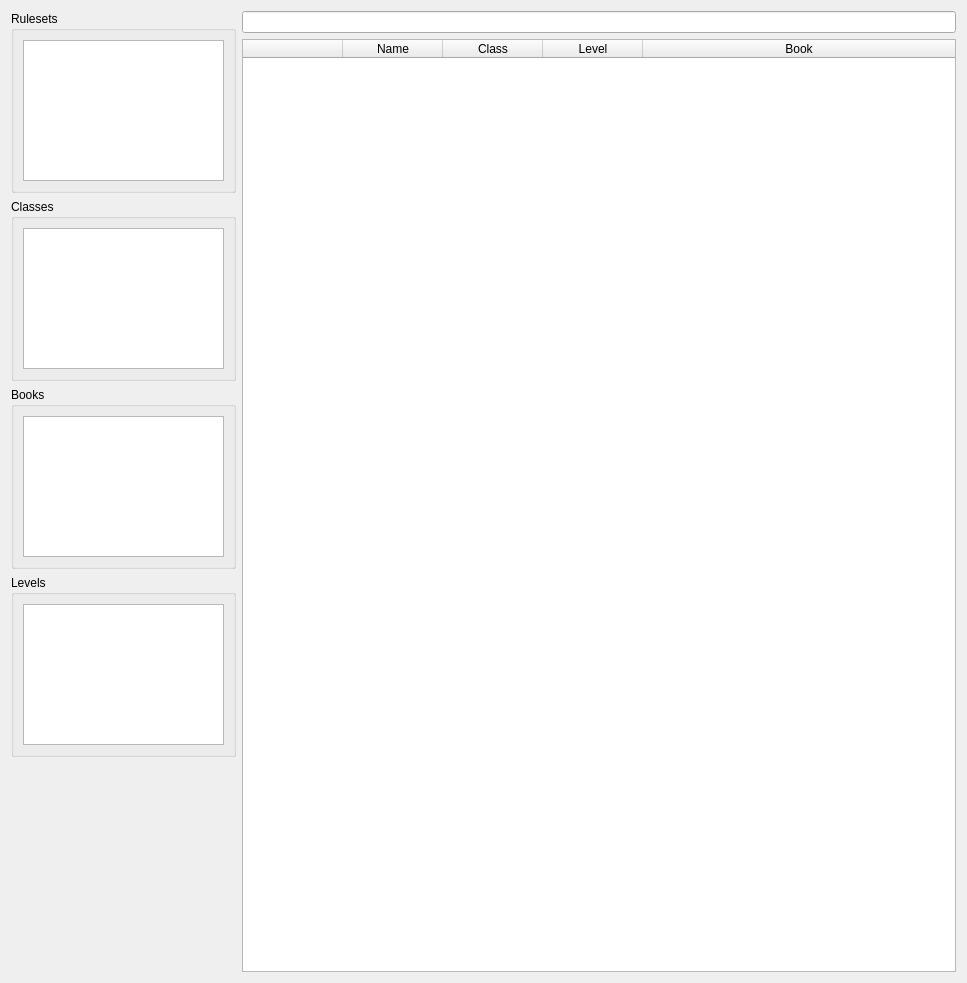
<?xml version="1.0" encoding="UTF-8"?>
<ui version="4.0">
 <class>Tab</class>
 <widget class="QWidget" name="Tab">
  <property name="geometry">
   <rect>
    <x>0</x>
    <y>0</y>
    <width>967</width>
    <height>983</height>
   </rect>
  </property>
  <property name="windowTitle">
   <string>Form</string>
  </property>
  <layout class="QHBoxLayout" name="mainHBox">
   <item>
    <layout class="QVBoxLayout" name="filterVBox">
     <item>
      <widget class="QGroupBox" name="rulesetBox">
       <property name="title">
        <string>Rulesets</string>
       </property>
       <layout class="QHBoxLayout" name="horizontalLayout">
        <item>
         <widget class="QListView" name="rulesetList">
          <property name="sizePolicy">
           <sizepolicy hsizetype="Fixed" vsizetype="Fixed">
            <horstretch>0</horstretch>
            <verstretch>0</verstretch>
           </sizepolicy>
          </property>
          <property name="maximumSize">
           <size>
            <width>201</width>
            <height>141</height>
           </size>
          </property>
         </widget>
        </item>
       </layout>
      </widget>
     </item>
     <item>
      <widget class="QGroupBox" name="classBox">
       <property name="title">
        <string>Classes</string>
       </property>
       <layout class="QHBoxLayout" name="horizontalLayout_2">
        <item>
         <widget class="QListView" name="classList">
          <property name="sizePolicy">
           <sizepolicy hsizetype="Fixed" vsizetype="Fixed">
            <horstretch>0</horstretch>
            <verstretch>0</verstretch>
           </sizepolicy>
          </property>
          <property name="maximumSize">
           <size>
            <width>201</width>
            <height>141</height>
           </size>
          </property>
         </widget>
        </item>
       </layout>
      </widget>
     </item>
     <item>
      <widget class="QGroupBox" name="bookBox">
       <property name="title">
        <string>Books</string>
       </property>
       <layout class="QHBoxLayout" name="horizontalLayout_4">
        <item>
         <widget class="QListView" name="bookList">
          <property name="sizePolicy">
           <sizepolicy hsizetype="Fixed" vsizetype="Fixed">
            <horstretch>0</horstretch>
            <verstretch>0</verstretch>
           </sizepolicy>
          </property>
          <property name="maximumSize">
           <size>
            <width>201</width>
            <height>141</height>
           </size>
          </property>
         </widget>
        </item>
       </layout>
      </widget>
     </item>
     <item>
      <widget class="QGroupBox" name="levelBox">
       <property name="title">
        <string>Levels</string>
       </property>
       <layout class="QHBoxLayout" name="horizontalLayout_3">
        <item>
         <widget class="QListView" name="levelList">
          <property name="sizePolicy">
           <sizepolicy hsizetype="Fixed" vsizetype="Fixed">
            <horstretch>0</horstretch>
            <verstretch>0</verstretch>
           </sizepolicy>
          </property>
          <property name="maximumSize">
           <size>
            <width>201</width>
            <height>141</height>
           </size>
          </property>
         </widget>
        </item>
       </layout>
      </widget>
     </item>
     <item>
      <spacer name="verticalSpacer">
       <property name="orientation">
        <enum>Qt::Vertical</enum>
       </property>
       <property name="sizeHint" stdset="0">
        <size>
         <width>20</width>
         <height>40</height>
        </size>
       </property>
      </spacer>
     </item>
    </layout>
   </item>
   <item>
    <layout class="QVBoxLayout" name="selectionVBox">
     <property name="sizeConstraint">
      <enum>QLayout::SetMaximumSize</enum>
     </property>
     <item>
      <widget class="QLineEdit" name="searchBar"/>
     </item>
     <item>
      <widget class="QTableWidget" name="tableWidget">
       <property name="editTriggers">
        <set>QAbstractItemView::NoEditTriggers</set>
       </property>
       <property name="dragDropOverwriteMode">
        <bool>false</bool>
       </property>
       <property name="alternatingRowColors">
        <bool>true</bool>
       </property>
       <property name="selectionMode">
        <enum>QAbstractItemView::SingleSelection</enum>
       </property>
       <property name="selectionBehavior">
        <enum>QAbstractItemView::SelectRows</enum>
       </property>
       <property name="sortingEnabled">
        <bool>true</bool>
       </property>
       <property name="cornerButtonEnabled">
        <bool>false</bool>
       </property>
       <property name="rowCount">
        <number>0</number>
       </property>
       <attribute name="horizontalHeaderCascadingSectionResizes">
        <bool>false</bool>
       </attribute>
       <attribute name="horizontalHeaderStretchLastSection">
        <bool>true</bool>
       </attribute>
       <attribute name="verticalHeaderVisible">
        <bool>false</bool>
       </attribute>
       <column>
        <property name="text">
         <string/>
        </property>
       </column>
       <column>
        <property name="text">
         <string>Name</string>
        </property>
       </column>
       <column>
        <property name="text">
         <string>Class</string>
        </property>
       </column>
       <column>
        <property name="text">
         <string>Level</string>
        </property>
       </column>
       <column>
        <property name="text">
         <string>Book</string>
        </property>
       </column>
      </widget>
     </item>
    </layout>
   </item>
  </layout>
 </widget>
 <resources/>
 <connections/>
</ui>
